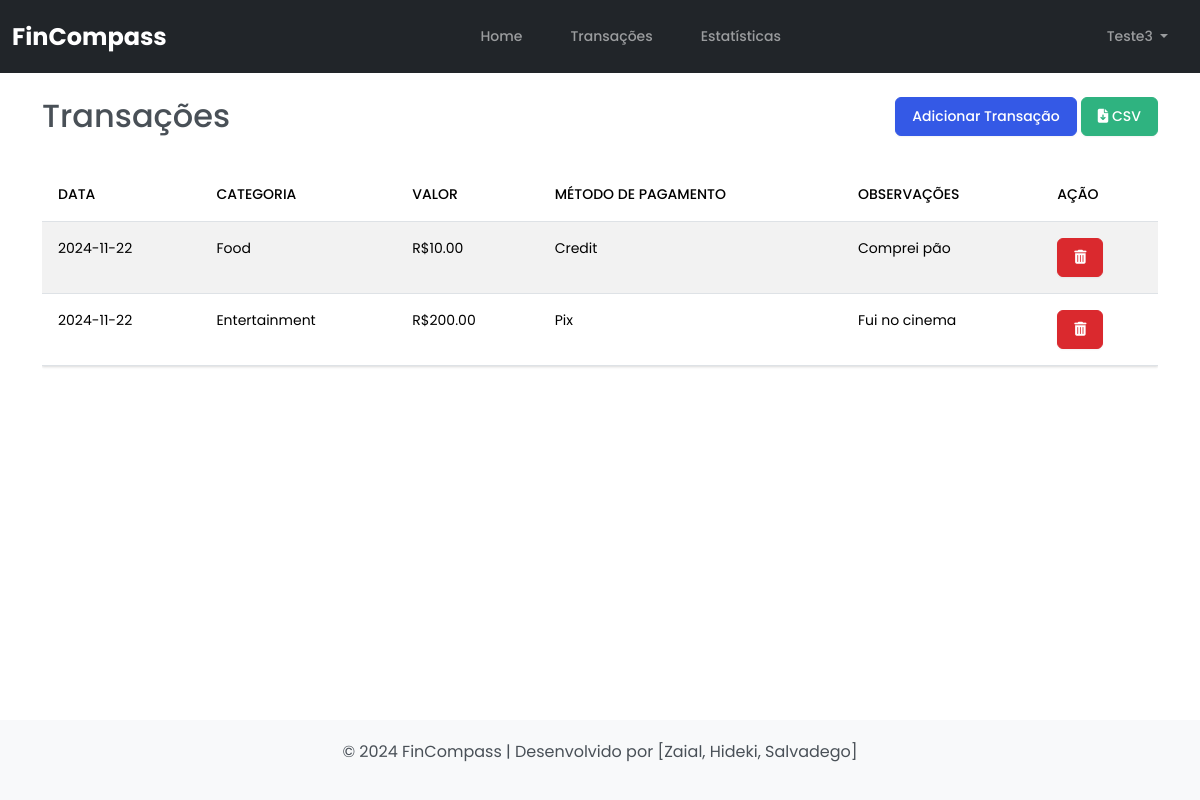
Page /transactions (signed in) on the earlier database version.
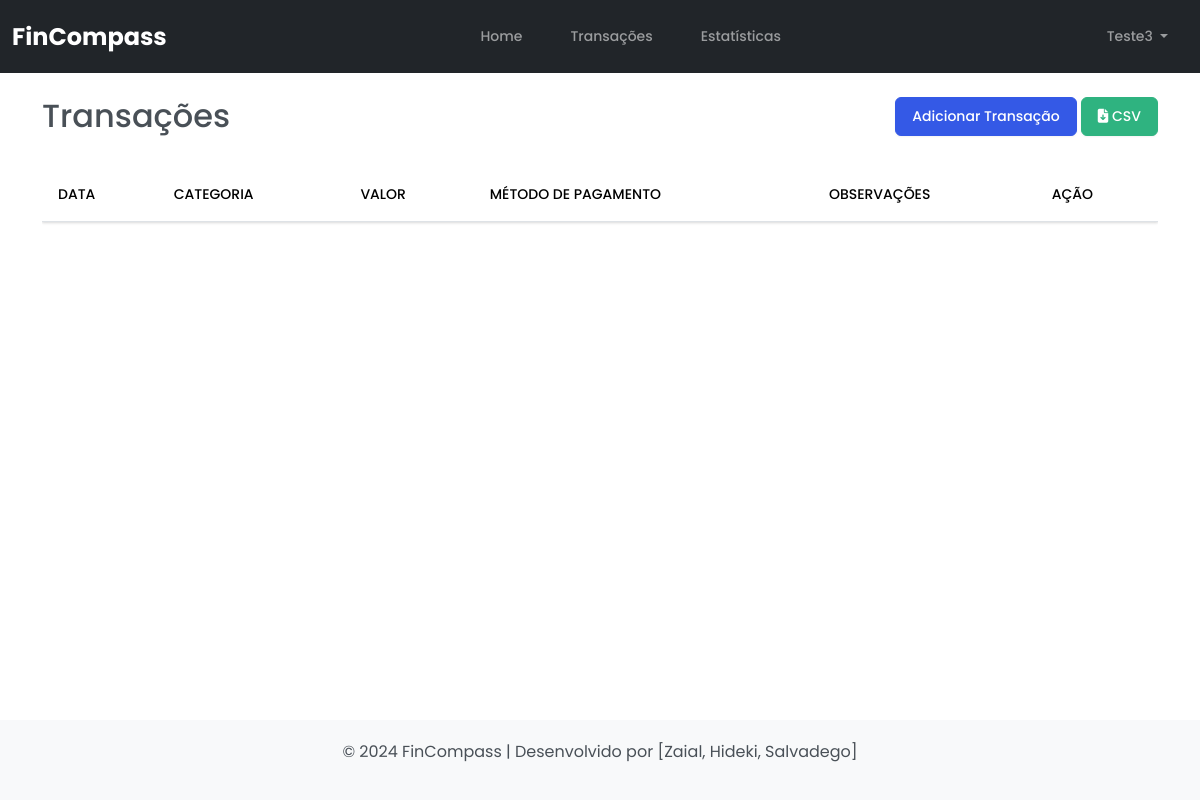
Same page on the later database version.
### tables this page shows
CREATE TABLE transactions (
            id INTEGER PRIMARY KEY AUTOINCREMENT,
            user_id INTEGER NOT NULL,
            amount REAL NOT NULL,
            category TEXT NOT NULL,
            date TEXT NOT NULL,
            description TEXT,
            payment_method TEXT NOT NULL,
            FOREIGN KEY (user_id) REFERENCES users (id)
        );

### app.py (the view)
@app.route("/transactions")
def transactions():
    if "username" in session:
        user_id = session["user_id"]
        username = session["username"]
        conn = sqlite3.connect(DATABASE)
        c = conn.cursor()
        c.execute("SELECT * FROM transactions WHERE user_id = ?", (user_id,))
        transactions = c.fetchall()
        conn.close()
        return render_template(
            "transaction.html", transactions=transactions, username=username
        )
    else:
        return redirect(url_for("login"))

### templates/transaction.html (shortened to what this page needs)
{% extends 'base.html' %}
{% block content %}
<div class="row mt-4">
    <div class="col-md-6">
        <h2>Transações</h2>
    </div>
    <div class="col-md-6 text-end">
        <button class="btn btn-primary" onclick="openPopup()">Adicionar Transação</button>
        <button class="btn btn-success" onclick="downloadCSV()"><i class="fa-solid fa-file-arrow-down"></i> CSV</button>
    </div>
</div>
<div class="table-responsive mt-4">
    <table class="table table-striped">
        <thead>
            <tr>
                <th>Data</th>
                <th>Categoria</th>
                <th>Valor</th>
                <th>Método de Pagamento</th>
                <th>Observações</th>
                <th>Ação</th>
            </tr>
        </thead>
        <tbody>
            {% for transaction in transactions %}
    <tr>
        <td>{{ transaction[4] }}</td>
        <td>{{ transaction[3] }}</td>
        <td>R${{ '%.2f' % transaction[2] }}</td>
        <td>{{ transaction[6] }}</td>
        <td>{{ transaction[5] }}</td>
        <td>
            <form action="{{ url_for('delete_transaction', transaction_id=transaction[0]) }}" method="post">
                <button type="submit" class="btn btn-danger"><i class="fas fa-trash-alt"></i></button>
            </form>
        </td>
    </tr>
    {% endfor %}
        </tbody>
    </table>
</div>
{% endblock %}

### templates/base.html (shortened to what this page needs)
<!DOCTYPE html>
<html lang="pt-br">
<head>
    <link href="https://cdn.jsdelivr.net/npm/bootstrap@5.3.0-alpha1/dist/css/bootstrap.min.css" rel="stylesheet">
    <link rel="stylesheet" href="https://cdnjs.cloudflare.com/ajax/libs/font-awesome/5.15.4/css/all.min.css" />
    <link rel="stylesheet" type="text/css" href="{{ url_for('static', filename='css/bootstrap.min.css') }}">
    <link rel="stylesheet" href="https://cdnjs.cloudflare.com/ajax/libs/font-awesome/6.5.1/css/all.min.css" />
</head>
<body>
    <nav class="navbar navbar-expand-lg navbar-dark bg-dark">
        <div class="container-fluid">
            <a class="navbar-brand" href="#">FinCompass</a>
            <div class="collapse navbar-collapse justify-content-center" id="navbarSupportedContent">
                <ul class="navbar-nav mb-2 mb-lg-0">
                    <li class="nav-item me-lg-3">
                        <a class="nav-link" href="{{ url_for('index') }}">Home</a>
                    </li>
                    <li class="nav-item me-lg-3">
                        <a class="nav-link" href="{{ url_for('transactions') }}">Transações</a>
                    </li>
                    <li class="nav-item me-lg-3">
                        <a class="nav-link" href="{{ url_for('statistics') }}">Estatísticas</a>
                    </li>
                </ul>
            </div>
            <div class="navbar-nav ms-auto">
                <div class="nav-item dropdown">
                    <a class="nav-link dropdown-toggle" href="#" id="navbarDropdown" role="button" data-bs-toggle="dropdown" aria-expanded="false">
                        {{username}}
                    </a>
                </div>
            </div>
        </div>
    </nav>
    <div class="container">
        {% block content %}
        {% endblock %}
    </div>
    <footer class="footer">
        <div class="container">
            <p>&copy; 2024 FinCompass | Desenvolvido por [Zaial, Hideki, Salvadego]</p>
        </div>
    </footer>
</body>
</html>

### templates/base.html (style rules this page uses)
* { font-family: 'Poppins', sans-serif; }
.navbar-brand { font-weight:bold; }
.navbar-brand { font-size: 1.5rem; }
body { display: flex; flex-direction: column; min-height: 100vh; }
.container { flex: 1; }
footer { background-color: #f8f9fa; padding: 20px 0; text-align: center; width: 100%; }

Differences in the rows shown:
removed transactions: amount "10.00"
removed transactions: amount "200.00"
